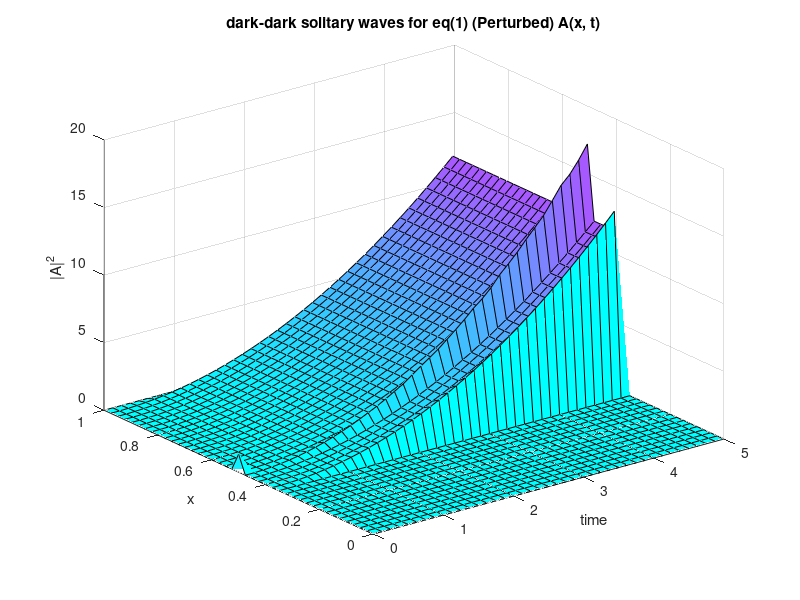

Source code (MATLAB):
clear all;
close all;
clc;

% Figure 6
% parameter definition
gamma1 = -0.7i;
gamma2 = 0.75-1.1i;
delta1 = 2.4+0.6i;
delta2 = 2.75-i;
xi1 = 1.6+1.6i;
beta2 = -3-i;
% due to the eqivalence relation showsn
% in constrains for 2A for computing
% real xi we assign xi2 to be equal to
% beta 2
xi2 = beta2;
chi1 = 1.2;
b = 3;
v = 3;

% solve for alpha1 and alpha2 roots. Note:
% alpha1 and alpha2 must be less than 0
flag = 1;
p = [-4*real(delta1),8*imag(delta1), 3*real(delta1)];
alpha1_roots = roots(p);

p = [4*((-real(gamma2)*imag(delta2)) + (imag(gamma2)*real(delta2))), ...
    -8*((imag(gamma2)*imag(delta2))+(real(gamma2)*real(delta2))), ...
    3*real(gamma2)*imag(delta2)- 3*imag(gamma2)*real(delta2)];
alpha2_roots = roots(p);

alpha1 = alpha1_roots(alpha1_roots < 0);
alpha2 = alpha2_roots(alpha2_roots < 0);

A = @(x, t, n, r, w, k1, omega1, alpha1, b) ...
    (n * exp((r*x+w*t) + 1i*(k1 * x - omega1 * t)))/...
    ((1+b*exp(2*(r*x+w*t)))^(0.5 + i*alpha1));

B = @(x, t, mu, r, w, k2, omega2, alpha2, b) ...
    (mu * exp((r*x+w*t) + 1i*(k2 * x - omega2 * t)))/...
    ((1+b*exp(2*(r*x+w*t)))^(0.5 + i*alpha2));

omega1 = @(chi1, alpha1, r, v)...
        ((-chi1)/(4*alpha1))+alpha1 * (-r*v+chi1);
omega2 = @(chi1, alpha1, alpha2, gamma1, gamma2, r, v) ...
        (-4*r*alpha1*alpha2*imag(gamma1)*(v + r * real(gamma2)) + (-1 + 4 * (alpha2^2))*imag(gamma2)*chi1)...
        /(4 * alpha1 * imag(gamma1));

w = @(r, v)...
    r * v;

rsq = @(chi1, alpha1, gamma1)...
    (chi1)/(alpha1 * imag(gamma1));

k2 = @(r, alpha2)...
    r * alpha2;

k1 = @(r, alpha1, gamma1, v)...
    r*alpha1 - (v/imag(gamma1));

nsq = @(W1)...
    2*sqrt(2) * W1;

musq = @(W1, xi2, beta2)...
    (-2 * sqrt(2) * W1 * imag(xi2))/(imag(beta2));

W1 = @(chi1, delta1, b)...
    sqrt((b*chi1)/real(delta1));

% constraints
% careful with this
xi2r = @(beta2, xi2i) ...
    ((real(beta2)*imag(xi2i))/imag(beta2));

beta1i = @(xi1,xi2,beta2)...
    ((imag(xi1) * imag(xi2))/(imag(beta2)));

beta1r = @(xi1,xi2,beta2)...
    ((real(xi1) * imag(xi2))/(imag(beta2)));

beta1 = @(xi1,xi2,beta2)...
    beta1r(xi1,xi2,beta2) + i*beta1i(xi1,xi2,beta2);

chi2 = @(alpha1, alpha2, gamma1, gamma2, chi1)...
    ((4*alpha2 * imag(gamma2) - real(gamma2) + 4*(alpha2^2)* real(gamma2))*chi1)/...
    (4 * alpha1 * imag(gamma1));

s8 = @(alpha2, gamma2)...
    8 * alpha2 * imag(gamma2) + (-3+4*(alpha2^2)) * real(gamma2);

gamma1_i = @(s8, alpha1, gamma2, beta2, delta1, delta2, chi2)...
    (s8(alpha2, gamma2) * (imag(beta2)^2) * real(delta1))/...
    (8 * alpha1 * real(delta2) * (imag(chi2)^2));

% Define Required Variables
t_xi2i = 0;
t_r = sqrt(rsq(chi1, alpha1, gamma1));
t_omega1 = omega1(chi1, alpha1, t_r, v);
t_omega2 = omega2(chi1, alpha1, alpha2, gamma1, gamma2, t_r, v);
t_W1 = W1(chi1, delta1, b);
t_n = sqrt(nsq(t_W1));
t_k1 = k1(t_r, alpha1, gamma1, v);
t_k2 = k2(t_r, alpha2);
t_w = w(t_r, v);
t_xi2r = xi2r(beta2, imag(t_xi2i));
t_xi2 = t_xi2r + i*t_xi2i;
t_mu = sqrt(musq(t_W1, xi2, beta2));
t_v = 3;

% Run
t = 0:1/8:5;
dx = 1;
[X,Y] = meshgrid(-20:dx:20, -0:1/40:1);
t = meshgrid(t);

[rows, cols] = size(X);

amplitude = zeros(rows, cols);
amplitude_b = zeros(rows, cols);
A_ = zeros(rows, cols);
A_t = zeros(rows, cols);
% initialize initial condition otherwise
% called a pertubation of the wave's
% initial point
for k = 1:length(X)
    for j = 1: length(t)
        % initialize/pertub the wave at
        % zero points
%          if t(1, z) == 0 || X(1, z) == 0
%             t_x = X(1, z);
%             t_t = t(1, z);            
%             amplitude(z, j) =  A(t_x, t_t, t_n, t_r, t_w, t_k1, t_omega1, alpha1, b) + ...
%                 A(t_x, t_t, t_n, t_r, t_w, t_k1, t_omega1, alpha1, b) * ((0.1 *rand(1)));
%             amplitude_b(z, j) =  B(t_x, t_t, t_mu, t_r, t_w, t_k2, t_omega2, alpha2, b) + ...
%                 B(t_x, t_t, t_mu, t_r, t_w, t_k2, t_omega2, alpha2, b) * ((0.1 * rand(1)));
%          end
           if t(1, k) == 0 ||  X(1, k) == 0
               t_x = X(1, k);
               t_t = t(1, k); 
               amplitude(k, j) =  A(t_x, t_t, t_n, t_r, t_w, t_k1, t_omega1, alpha1, b) + ...
                 A(t_x, t_t, t_n, t_r, t_w, t_k1, t_omega1, alpha1, b) * ((0.1 *rand(1))); 
                A_(k, j) = amplitude(k, j);
           end
    end
end

% Populate the amplitude matrix

for k = 2:length(X)-1
    for j = 2: length(t)-1
        t_x = X(1, k);
        t_t = t(1, k);
        amplitude(k, j) =  A(t_x, t_t, t_n, t_r, t_w, t_k1, t_omega1, alpha1, b);
        amplitude_b(k, j) =  B(t_x, t_t, t_mu, t_r, t_w, t_k2, t_omega2, alpha2, b);
        % k = x
        % compute split step crank
        % nicholson linear part
        A_linear  = gamma1 * (1/2) * (amplitude(k+1,j) - 2 * amplitude(k, j) + amplitude(k-1, j) + ...
            amplitude(k+1, j-1) - 2 * amplitude(k, j-1) + amplitude(k-1, j-1))/(2*(dx^2)) - ...
            t_v *(1/2) * ((( amplitude(k+1, j) -  amplitude(k-1, j))/2*dx) + (( amplitude(k+1, j-1) -  amplitude(k-1, j-1))/2*dx));
        A_next = chi1 * amplitude(k, j) - beta1(xi1, xi2, beta2) * (abs(amplitude(k, j))^2) * amplitude(k, j) - ...
            delta1 * (abs(amplitude(k, j))^4) * amplitude(k, j) - xi1 * (abs(amplitude_b(k, j))^2) * amplitude(k, j);
        A_previous = chi1 * amplitude(k, j-1) - beta1(xi1, xi2, beta2) * (abs(amplitude(k, j-1))^2) * amplitude(k, j-1) - ...
            delta1 * (abs(amplitude(k, j-1))^4) * amplitude(k, j-1) - xi1 * (abs(amplitude_b(k, j-1))^2) * amplitude(k, j-1);
        A_nonlinear = (1/2) * (A_next + A_previous);
        A_t(k, j) = A_linear + A_nonlinear;
        integrand = @(x) x*A_t(k, j);
        A_(k, j) = integral(@(x)integrand(x),t(1, j-1),t(1, j));
    end
end

figure(1);
colormap(cool);
s1 = surf(t,Y,abs(A_) .^ 2,'FaceAlpha',1);
% s1.EdgeColor = 'none'; 
%title(sprintf('2D wave equation at t = %1.2f, con sigma = %1.2f y gamma = %1.2f',t(j),sigma, gamma),'Fontsize',11);
title("dark-dark solitary waves for eq(1) (Perturbed) A(x, t)");
xlabel('time'); ylabel('x'); zlabel("|A|^2");